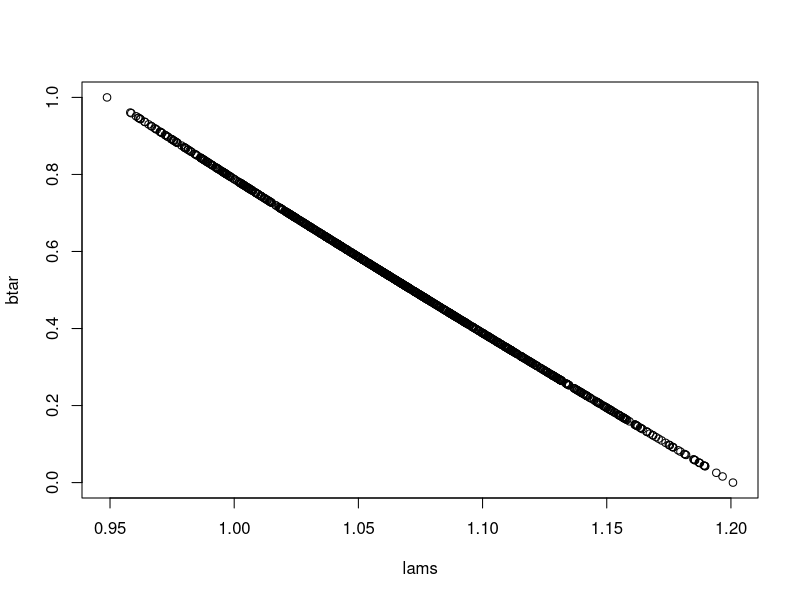
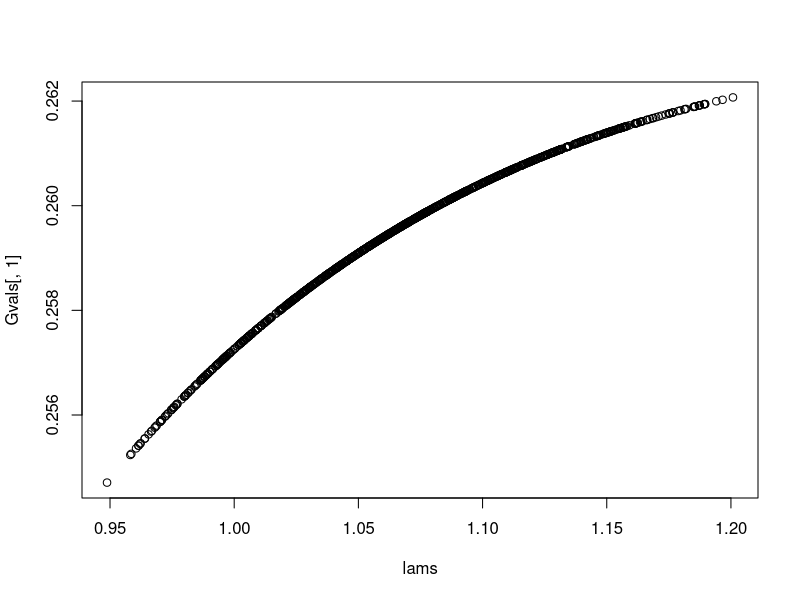
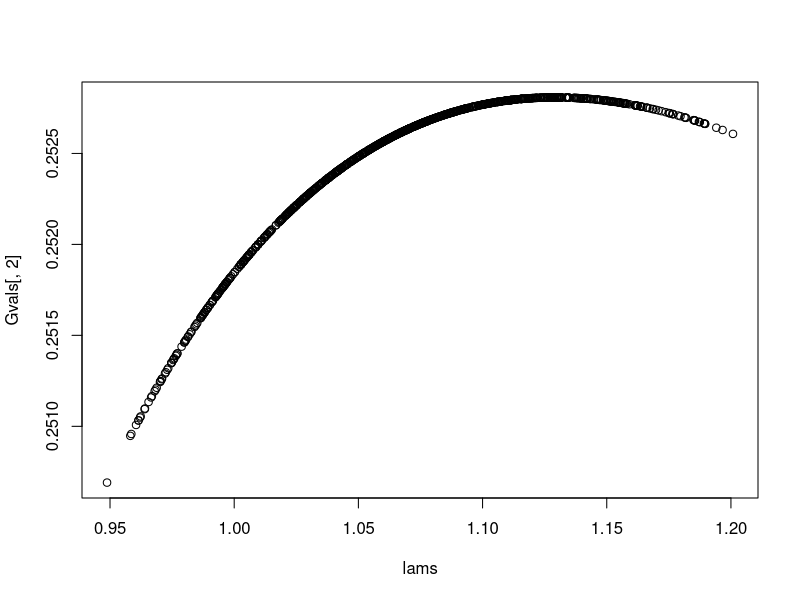

Source code (R) for these figures, in order:
# VrateFxnDD: Script to determine fxns for calculating baseline vital rates with density dependence
#
# EXPLANATION
# This script generates random sets of vital rates for a 2-stage, 2-sex sea otter pop matrix
# by interpolating between a set of rates for a HIGH growth pop (low density pop) and a set
# of rates for a LOW growth pop (high density pop at K), rates from Kodiak I and Amchitka I, 
# respectively (taken from from Monson et al 2000 (Oikos) and Monson 1995 Masters thesis)
# A funcitonal relationship between the interpolation parameter and Lambda is then estimated,
# as well as the relationship between Lambda and the growth transition probability params
# needed to parameterize 2-stage matrix (G = prob of transitioning from sub-ault to adult).
# These functions can then be used to facilitate simulations of population dynamics using 
# Density-dependent matrix projections with environmental stochasticity
# 
# Start by defining function to build and evaluate a sea otter population matrix 
somatrix2st <- function(vrates){
  #SOMATRIX function to generate 4x4 projection matrix for sea otters
  #  from user-supplied vital rates (2 stages for 2 sexes)
  # EXPLANATION:
  # Produces 2-sex matrix for 2 stages (age classes),
  #  Sub-adults: 0.5-3.5 yr olds (3 year stage duration)
  #  Adults: 3.5-19.5 year olds (16 year stage duration)
  # INPUT: vector of 8 elements containing vital rates:
  #  br = birth rates for stage 1 & 2
  #  wr = weaning success rates for stage 1 & 2
  #  fs = female survival rates for stage 1 & 2
  #  ms = male survival rates for stage 1 & 2
  # OUTPUT:
  # lambda = algebraic value of lambda
  # G = growth rate (sub-adult to adult transition prob)  
  # sad = associated stable age distribution  
  # M = 4 by 4 projection matrix
  br = vrates[1:2]
  wr = vrates[3:4]
  fs = vrates[5:6]
  ms = vrates[7:8]
  SD = 3; # stage duration for sub-adult
  lm = 1; # Initial lambda estimate (use iterations to stabalize)
  for (i in 1:4){
    gf = ((fs[1]/lm)^SD - (fs[1]/lm)^(SD-1))/((fs[1]/lm)^SD -1)
    gm = ((ms[1]/lm)^SD - (ms[1]/lm)^(SD-1))/((ms[1]/lm)^SD -1)
    GF = fs[1]*gf
    PF = fs[1]*(1-gf)
    GM = ms[1]*gm
    PM = ms[1]*(1-gm)
    R = (br/2)*wr*fs
    M = matrix(c(PF,    R[2],   0,      0,    
                 GF,    fs[2],  0,      0,
                 0,     R[2],   PF,     0,
                 0,     0,      GF,     ms[2]),byrow=T,ncol=4) 
    lm=eigen(M)$values[1]    # lambdas=vector of eigenvalues
  }
  lambda = lm 
  W=eigen(M)$vectors          # W=matrix of right eigenvectors 
  w=abs(W[,1])					      # w=stable distribution, unscaled
  ssd = w/sum(w)                # w=stable distribution, scaled
  Gr = c(gf, gm)
  result <- list(lam=lambda,G = Gr,SSD = ssd,M=M)
  return(result)
}
# Generate random matrices ------------------------------
reps = 1000
vrates = matrix(0,nrow=reps,ncol = 8)  # br, wr, fs, ms]
Gvals = matrix(0,nrow=reps,ncol = 2)
lams = numeric()
btar = numeric(); 
L = c(0, .98, 0, .50, .74, .85, .73, .83) 
H = c(0, .98, 0, .90, .96, .98, .93, .95) 
# R-max [Kodiak]
vrates[1,] = H 
rslt = somatrix2st(vrates[1,])   
lams[1] = rslt$lam; Gvals[1,] = rslt$G;  btar[1]= 0
# Stable/Declining pop [Amchitka]
vrates[2,] = L 
rslt = somatrix2st(vrates[2,]) 
lams[2] = rslt$lam; Gvals[2,] = rslt$G;  btar[2]= 0
##
rpar = cbind(runif(reps,0,18),runif(reps,0,18))
btar[2] = 1
for (i in 3:reps){
  btar[i] = rbeta(1,rpar[i,1]+2,rpar[i,2]+2)
  vrates[i,] = L*btar[i] + H*(1-btar[i])
  rslt = somatrix2st(vrates[i,]) 
  lams[i] = rslt$lam; Gvals[i,] = rslt$G;  
}
lams2 = lams^2
Demdat = data.frame(Lam=lams,br1 = vrates[,1],br2 = vrates[,2],
                    wr1 = vrates[,3],wr2 = vrates[,4],
                    fs1 = vrates[,5],fs2 = vrates[,6],
                    ms1 = vrates[,7],ms2 = vrates[,8],
                    Gf = Gvals[,1], Gm = Gvals[,2])
write.csv(Demdat,'RandDem.csv',row.names = F)
Grf = Gvals[,1]; Grm = Gvals[,2]
plot(lams,btar)
plot(lams,Gvals[,1])
plot(lams,Gvals[,2])
fit1 = lm(btar~lams)
summary(fit1)
fit2 = lm(Grf~lams+lams2)
summary(fit2)
fit3 = lm(Grm~lams+lams2)
summary(fit3)



